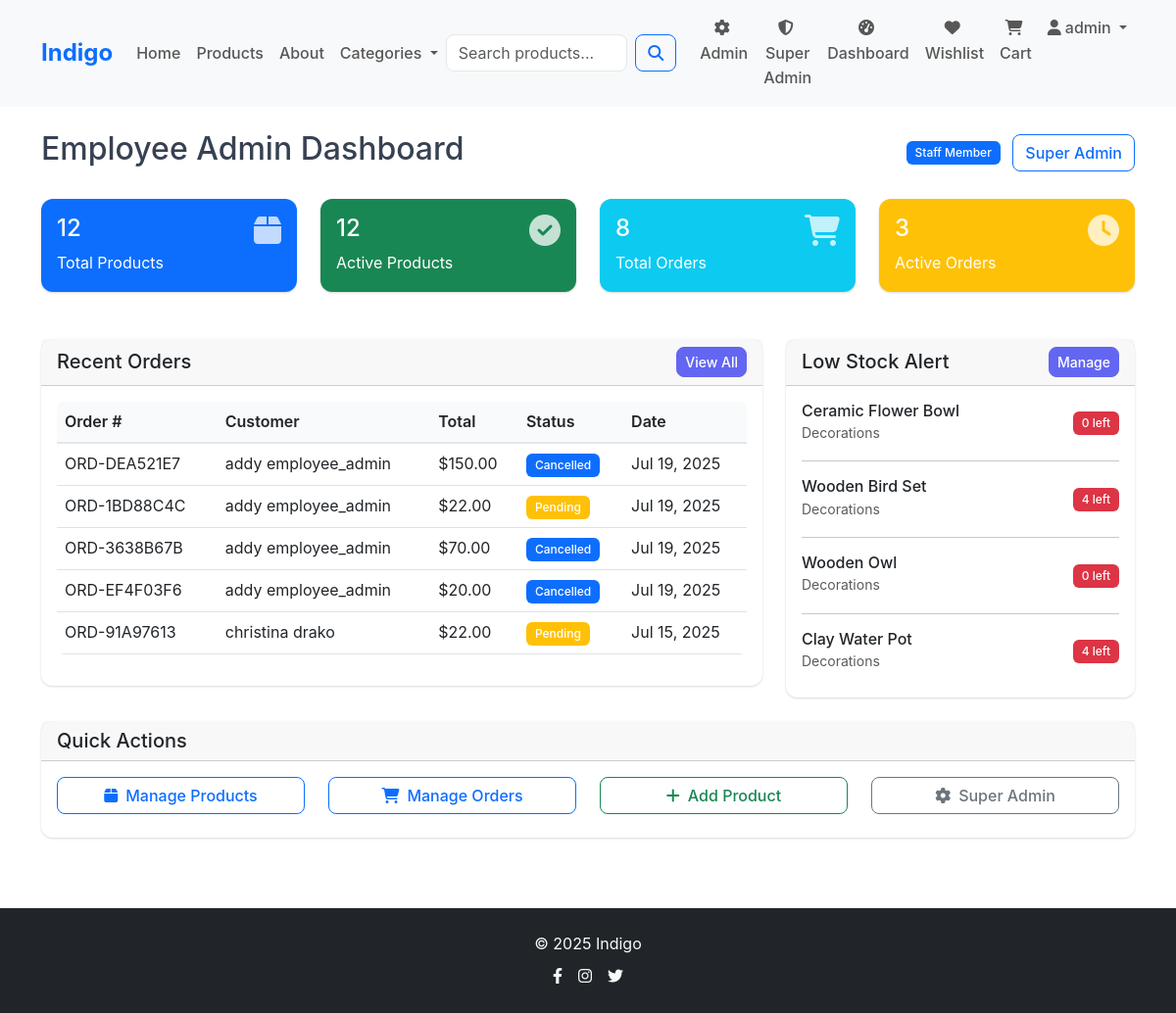
Before: /employee-admin/ (signed in) with the older database file.
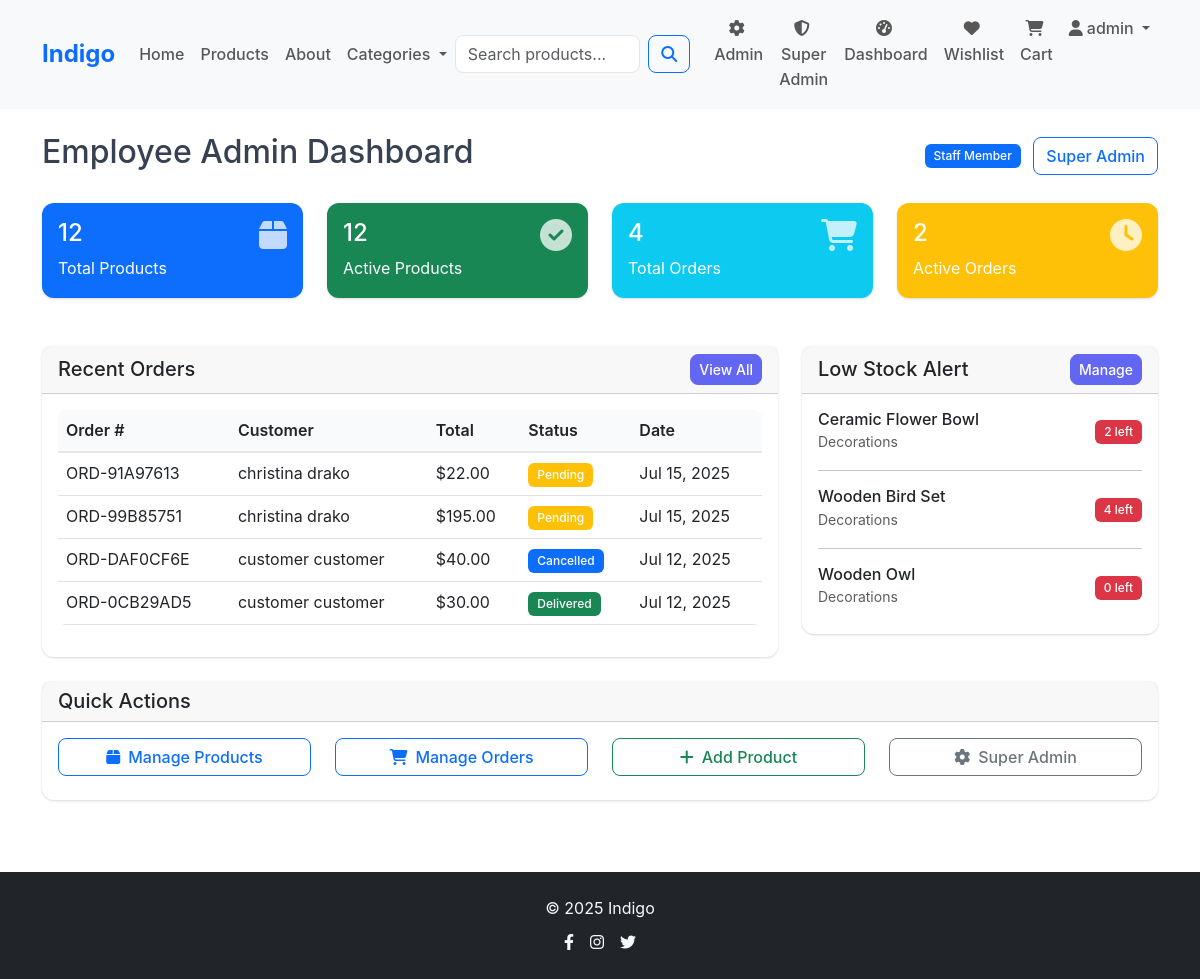
After: the same page with the newer database file.
### store/models.py (models this page shows, shortened)
class Order(models.Model):
    STATUS_CHOICES = [
        ('pending', 'Pending'),
        ('processing', 'Processing'),
        ('shipped', 'Shipped'),
        ('delivered', 'Delivered'),
        ('cancelled', 'Cancelled'),
    ]
    user = models.ForeignKey(User, on_delete=models.CASCADE, related_name='orders')
    order_number = models.CharField(max_length=20, unique=True)
    total_amount = models.DecimalField(
        max_digits=10,
        decimal_places=2,
        validators=[MinValueValidator(0.01)]
    )
    status = models.CharField(max_length=20, choices=STATUS_CHOICES, default='pending')
    shipping_address = models.TextField()
    created_at = models.DateTimeField(auto_now_add=True)
    updated_at = models.DateTimeField(auto_now=True)
    class Meta:
        ordering = ['-created_at']
        indexes = [
            models.Index(fields=['user', 'status']),
            models.Index(fields=['created_at']),
        ]

class Product(models.Model):
    name = models.CharField(max_length=200)
    description = models.TextField()
    price = models.DecimalField(
        max_digits=10,
        decimal_places=2,
        validators=[MinValueValidator(0.01)]
    )
    category = models.ForeignKey(Category, on_delete=models.CASCADE, related_name='products')
    subcategory = models.ForeignKey(Subcategory, on_delete=models.CASCADE, related_name='products', null=True, blank=True)
    image = models.ImageField(upload_to='products/', default='static/default.jpg') #upload to media directory
    stock_quantity = models.PositiveIntegerField(
        default=0,
        validators=[MaxValueValidator(9999)]
    )
    is_active = models.BooleanField(default=True) #is active on website
    featured = models.BooleanField(default=False) #is featured on home page
    created_by = models.ForeignKey(User, on_delete=models.SET_NULL, null=True, blank=True, related_name='created_products')
    created_at = models.DateTimeField(auto_now_add=True)
    updated_at = models.DateTimeField(auto_now=True)
    class Meta:
        ordering = ['-created_at']
        indexes = [
            models.Index(fields=['category', 'is_active']),
            models.Index(fields=['subcategory', 'is_active']),
            models.Index(fields=['featured', 'is_active']),
            models.Index(fields=['price']),
            models.Index(fields=['created_at']),
            models.Index(fields=['created_by']),
        ]

class Category(models.Model):
    CATEGORY_CHOICES = [
        ('decorations', 'Decorations'),
        ('jewelry', 'Jewelry'),
    ]
    name = models.CharField(max_length=50, choices=CATEGORY_CHOICES, unique=True)
    description = models.TextField(blank=True)
    created_at = models.DateTimeField(auto_now_add=True)
    class Meta:
        verbose_name_plural = "Categories"

### employee_admin/views.py (the view)
# urls.py: path('employee-admin/', views.admin_dashboard, name='dashboard'),
@staff_required
def admin_dashboard(request):
    try:
        total_products = Product.objects.count()
        active_products = Product.objects.filter(is_active=True).count()
        low_stock_products = Product.objects.filter(
            stock_quantity__lt=5,
            is_active=True
        ).select_related('category', 'subcategory')
        total_orders = Order.objects.count()
        active_orders = Order.objects.exclude(status__in=['delivered', 'cancelled']).count()
        recent_orders = Order.objects.select_related('user').all()[:5]
        return render(request, 'employee_admin/dashboard.html', {
            'total_products': total_products,
            'active_products': active_products,
            'total_orders': total_orders,
            'active_orders': active_orders,
            'recent_orders': recent_orders,
            'low_stock_products': low_stock_products,
        })
    except Exception:
        return render(request, 'employee_admin/dashboard.html', {
            'total_products': 0,
            'active_products': 0,
            'total_orders': 0,
           'active_orders': 0,
            'recent_orders': [],
            'low_stock_products': [],
        })

### Indigo/context_processors.py (called while the page is built)
def cart_count(request):
    if request.user.is_authenticated:
        try:
            cart = Cart.objects.get(user=request.user)
            return {'cart_count': cart.total_items}
        except Cart.DoesNotExist:
            return {'cart_count': 0}
    return {'cart_count': 0}

def wishlist_count(request):
    if request.user.is_authenticated:
        try:
            wishlist = Wishlist.objects.get(user=request.user)
            return {'wishlist_count': wishlist.total_items}
        except Wishlist.DoesNotExist:
            return {'wishlist_count': 0}
    return {'wishlist_count': 0}

### employee_admin/views.py (called while the page is built)
def staff_required(view_func):
    @wraps(view_func)
    def wrapper(request, *args, **kwargs):
        if not request.user.is_authenticated:
            return render_403(request, "You must be logged in to access this page.")
        if not request.user.is_staff:
            return render_403(request, "You must be a staff member to access this page.")
        return view_func(request, *args, **kwargs)
    return wrapper

### employee_admin/templates/employee_admin/dashboard.html (shortened to what the changed rows need)
{% extends 'base.html' %}
{% load static %}
{% block content %}
<div class="container py-4">
    <div class="d-flex justify-content-between align-items-center mb-4">
        <h2>Employee Admin Dashboard</h2>
    </div>
    <div class="row g-4 mb-5">
        <div class="col-md-3">
            <div class="card bg-info text-white">
                <div class="card-body">
                    <div class="d-flex justify-content-between">
                        <div>
                            <h4>{{ total_orders }}</h4>
                            <p class="mb-0">Total Orders</p>
                        </div>
                    </div>
                </div>
            </div>
        </div>
        <div class="col-md-3">
            <div class="card bg-warning text-white">
                <div class="card-body">
                    <div class="d-flex justify-content-between">
                        <div>
                            <h4>{{ active_orders }}</h4>
                            <p class="mb-0">Active Orders</p>
                        </div>
                    </div>
                </div>
            </div>
        </div>
    </div>
    <div class="row">
        <div class="col-lg-8">
            <div class="card">
                <div class="card-body">
                    {% if recent_orders %}
                    <div class="table-responsive">
                        <table class="table table-hover">
                            <thead>
                                <tr>
                                    <th>Order #</th>
                                    <th>Customer</th>
                                    <th>Total</th>
                                    <th>Status</th>
                                    <th>Date</th>
                                </tr>
                            </thead>
                            <tbody>
                                {% for order in recent_orders %}
                                <tr>
                                    <td>{{ order.order_number }}</td>
                                    <td>{{ order.user.get_full_name|default:order.user.username }}</td>
                                    <td>${{ order.total_amount }}</td>
                                    <td>
                                        <span class="badge bg-{% if order.status == 'pending' %}warning{% elif order.status == 'delivered' %}success{% else %}primary{% endif %}">
                                            {{ order.get_status_display }}
                                        </span>
                                    </td>
                                    <td>{{ order.created_at|date:"M d, Y" }}</td>
                                </tr>
                                {% endfor %}
                            </tbody>
                        </table>
                    </div>
                    {% else %}
                    <p class="text-muted text-center">No orders yet.</p>
                    {% endif %}
                </div>
            </div>
        </div>
        <div class="col-lg-4">
            <div class="card">
                <div class="card-body">
                    {% if low_stock_products %}
                    {% for product in low_stock_products %}
                    <div class="d-flex justify-content-between align-items-center mb-2">
                        <div>
                            <h6 class="mb-0">{{ product.name|truncatechars:20 }}</h6>
                            <small class="text-muted">{{ product.category.get_name_display }}</small>
                        </div>
                        <span class="badge bg-danger">{{ product.stock_quantity }} left</span>
                    </div>
                    {% if not forloop.last %}<hr>{% endif %}
                    {% endfor %}
                    {% else %}
                    <p class="text-muted text-center">All products are well stocked!</p>
                    {% endif %}
                </div>
            </div>
        </div>
    </div>
</div>
{% endblock %}

Changed rows visible on the page:
removed Order: order_number "ORD-DEA521E7", user.get_full_name "addy employee_admin", total_amount "150.00", status "Cancelled", created_at "Jul 19, 2025"
removed Order: order_number "ORD-1BD88C4C", user.get_full_name "addy employee_admin", total_amount "22.00", status "Pending", created_at "Jul 19, 2025"
removed Order: order_number "ORD-3638B67B", user.get_full_name "addy employee_admin", total_amount "70.00", status "Cancelled", created_at "Jul 19, 2025"
removed Order: order_number "ORD-EF4F03F6", user.get_full_name "addy employee_admin", total_amount "20.00", status "Cancelled", created_at "Jul 19, 2025"
no longer on this page (row edited): Product: name "Clay Water Pot", category.name "Decorations", stock_quantity "4"
now on this page (row unchanged): Order: order_number "ORD-99B85751", user.get_full_name "christina drako", total_amount "195.00", status "Pending", created_at "Jul 15, 2025"
now on this page (row unchanged): Order: order_number "ORD-DAF0CF6E", user.get_full_name "customer customer", total_amount "40.00", status "Cancelled", created_at "Jul 12, 2025"
now on this page (row unchanged): Order: order_number "ORD-0CB29AD5", user.get_full_name "customer customer", total_amount "30.00", status "Delivered", created_at "Jul 12, 2025"
changed Product "Ceramic Flower Bowl": stock_quantity "0" → "2"
Other visible differences:
{{ total_orders }}: "8" → "4"
{{ active_orders }}: "3" → "2"
